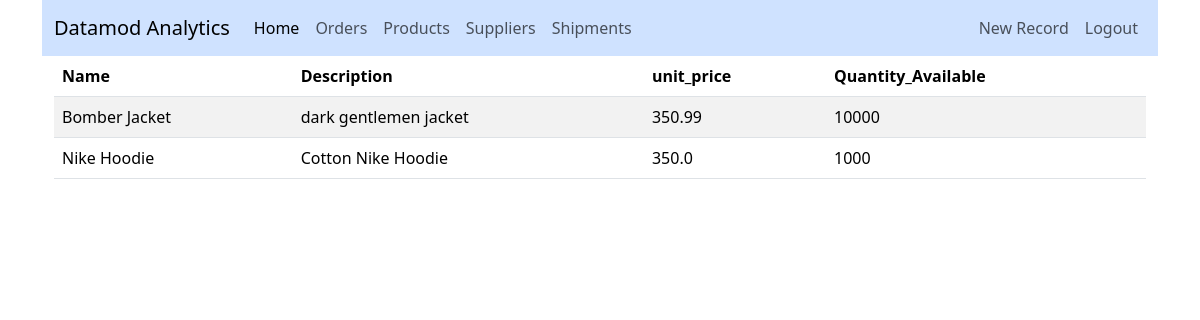
The page /products (signed in) on the database its author committed.
### dashboard/models.py (models this page shows)
class Products(db.Model):
    id = db.Column(db.Integer, primary_key=True,  nullable=False)
    name = db.Column(db.String(128), nullable=False)
    description = db.Column(db.Text)
    unit_price = db.Column(db.Float(5), nullable=False, default=0)
    quantity_available = db.Column(db.Integer, nullable=False)
    """Create the __repr__ method that returns a printable representation of the object"""
    def __repr__(self):
        return f'Products("{self.name}", "{self.unit_price}", "{self.quantity_available}")'

### dashboard/routes.py (the view)
@app.route("/products")
@login_required
def product():
    product = Products.query
    return render_template('products.html', title="Products", product=product)

### dashboard/models.py (called while the page is built)
@login_manager.user_loader
def load_user(user_id):
    return User.query.get(int(user_id))

### dashboard/templates/products.html
{% extends "layout.html" %}
{% block content %}
<nav class="navbar navbar-expand-lg bg-primary-subtle">
    <div class="container-fluid">
	<span class="navbar-brand mb-0 h1">Datamod Analytics</span>
	<ul class="navbar-nav me-auto mb-2 mb-lg-0">
	    <li class="nav-item">
		    <a class="nav-link active" aria-current="page" href="{{ url_for('home') }}">Home</a>
	    </li>
	    <li class="nav-item">
		    <a class="nav-link" href="{{ url_for('order') }}">Orders</a>
	    </li>
	     <li class="nav-item">
		     <a class="nav-link" href="{{ url_for('product') }}">Products</a>
            </li>
	     <li class="nav-item">
		     <a class="nav-link" href="{{ url_for('supplier') }}">Suppliers</a>
            </li>
	     <li class="nav-item">
		     <a class="nav-link" href="{{ url_for('shipment') }}">Shipments</a>
            </li>
	</ul>
	<div class="navbar-nav">
	    {% if current_user.is_authenticated %}
	       <a class="nav-item nav-link" href="{{ url_for('new_supplier') }}">New Record</a>
	       <a class="nav-item nav-link" href="{{ url_for('logout') }}">Logout</a>
	    {% else %}
	        <a class="nav-item nav-link" href="{{ url_for('login') }}">Login</a>
	    {% endif %}
	</div>
    </div>
</nav>
<div class="container">
    <table class="table table-striped">
	<thead>
	    <tr>
		<th>Name</th>
		<th>Description</th>
		<th>unit_price</th>
		<th>Quantity_Available</th>
	    </tr>
	</thead>
	<tbody>
	    {% for products in product %}
		<tr>
		    <td>{{ products.name }}</td>
		    <td>{{ products.description }}</td>
		    <td>{{ products.unit_price }}</td>
		    <td>{{ products.quantity_available }}</td>
		</tr>
	    {% endfor %}
	</tbody>
    </table>
</div>
{% endblock content %}

### dashboard/templates/layout.html (shortened to what this page needs)
<!DOCTYPE html>
<html lang="en">
    <head>
	<link href="https://cdn.jsdelivr.net/npm/bootstrap@5.3.3/dist/css/bootstrap.min.css" rel="stylesheet"
	<link rel="stylesheet" href="https://cdnjs.cloudflare.com/ajax/libs/font-awesome/5.15.4/css/all.min.css"/>
    </head>
    <body>
	<div class="container">
	   {% block content %}{% endblock %}
	</div>
    </body>
</html>

### rows shown on the page
Products: name "Bomber Jacket", description "dark gentlemen jacket", unit_price "350.99", quantity_available "10000"
Products: name "Nike Hoodie", description "Cotton Nike Hoodie", unit_price "350.0", quantity_available "1000"
